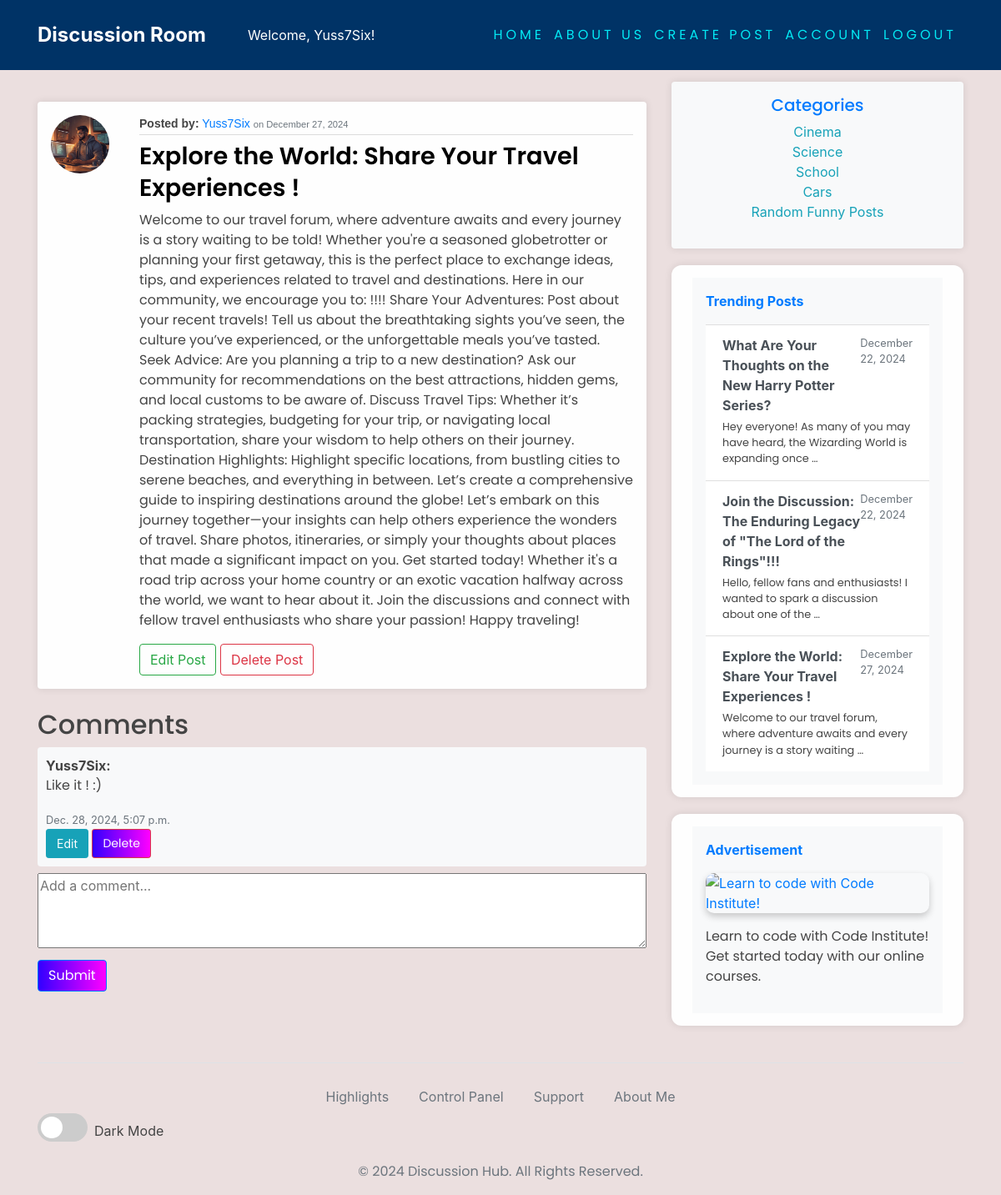
The page /post/3/ (signed in) on the database as committed earlier.
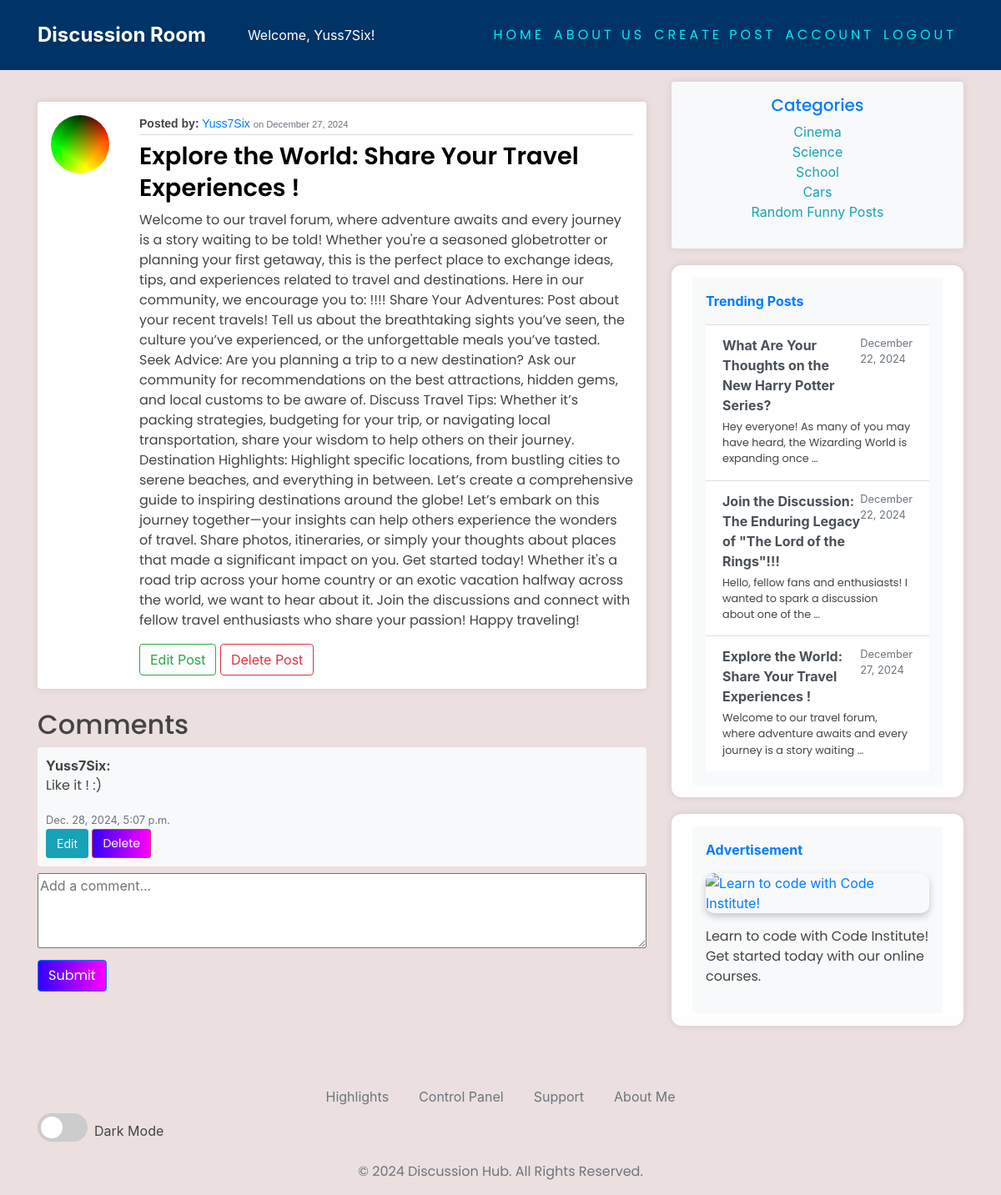
The same page on the database as committed later.
### blog/models.py (models this page shows)
class Post(models.Model):
    title = models.CharField(max_length=200)
    content = models.TextField()
    date_posted = models.DateTimeField(default=timezone.now)
    author = models.ForeignKey(User, on_delete=models.CASCADE)

### users/models.py (models this page shows, shortened)
class Account(models.Model):
    user = models.OneToOneField(User, on_delete=models.CASCADE)
    avatar = models.ImageField(default='default.jpg', upload_to='images/')

### blog/views.py (the view)
# urls.py: path('post/<int:pk>/', PostDetailView.as_view(), name="blog-detail"),
class PostDetailView(LoginRequiredMixin, DetailView):
    model = Post
    template_name = 'blog/post_detail.html'
    context_object_name = 'post'
    def get_context_data(self, **kwargs):
        context = super().get_context_data(**kwargs)
        context['comments'] = self.object.comments.all()
        context['trending_posts'] = Post.objects.order_by('?')[:5] # Include trending posts
        context['comment_form'] = CommentForm()
        return context
    def post(self, request, *args, **kwargs):
        self.object = self.get_object()
        form = CommentForm(request.POST)
        if form.is_valid():
            comment = form.save(commit=False)
            comment.post = self.object
            comment.author = request.user
            comment.save()
            messages.success(request, 'Your comment has been added!')
            return redirect('blog-detail', pk=self.object.id)
        context = self.get_context_data()
        context['comment_form'] = form
        return self.render_to_response(context)

### blog/forms.py
class CommentForm(forms.ModelForm):
    class Meta:
        model = Comment
        fields = ['content']
        widgets = {
            'content': forms.Textarea(attrs={'placeholder': 'Add a comment...', 'rows': 4}),
        }

### blog/templates/blog/post_detail.html (shortened to what this page needs)
{% extends 'base.html' %}
{% block content %}
<article class="media content-section my-4 p-3 rounded shadow-sm">
    <img class="rounded-circle article-img" src="{{ object.author.account.avatar.url }}" alt="Author's Profile Picture">
    <div class="media-body ml-3">
        <div class="article-metadata">
            <strong>Posted by:</strong>
            <a class="author-link" href="#">{{ object.author.username }}</a>
            <small class="text-muted">on {{ object.date_posted|date:"F j, Y" }}</small>
        </div>
        <h2>
            <a class="article-title" href="{% url 'blog-detail' object.id %}">{{ object.title }}</a>
        </h2>
        <p class="article-content">{{ object.content }}</p>
        {% if object.author == user %}
        <div class="action-buttons mt-3">
            <a class="btn btn-outline-success" href="{% url 'blog-update' object.id %}">Edit Post</a>
            <a class="btn btn-outline-danger" href="{% url 'blog-delete' object.id %}">Delete Post</a>
        </div>
        {% endif %}
    </div>
</article>
<h2 class="text-switch">Comments</h2>
<div id="comments-section">
    {% for comment in object.comments.all %}
    <div class="comment rounded my-2">
        <strong>{{ comment.author.username }}:</strong>
        <p class="text-switch">{{ comment.content }}</p>
        <small class="text-muted">{{ comment.created_at }}</small>
        {% if comment.author == user %}
        <div>
            <a href="{% url 'update-comment' comment.id %}" class="btn btn-info btn-sm">Edit</a>
            <form method="POST" action="{% url 'delete-comment' comment.id %}" style="display:inline;">
                <button type="submit" class="btn btn-danger btn-sm">Delete</button>
            </form>
        </div>
        {% endif %}
    </div>
    {% empty %}
    <p class="text-switch ">No comments yet.</p>
    {% endfor %}
</div>
{% if user.is_authenticated %}
<form method="POST" action="{% url 'blog-detail' object.id %}">
    <textarea name="content" class="comment-textarea" placeholder="Add a comment..." required></textarea>
    <button type="submit" class="btn btn-primary mt-2">Submit</button>
</form>
{% else %}
<p>You must be logged in to leave a comment.</p>
{% endif %}
{% endblock content %}

### templates/base.html (shortened to what the changed rows need)
{% load static %}
<!DOCTYPE html>
<html>
<head>
    <link rel="stylesheet" href="https://cdnjs.cloudflare.com/ajax/libs/font-awesome/5.15.4/css/all.min.css">
    <link rel="stylesheet" href="https://maxcdn.bootstrapcdn.com/bootstrap/4.0.0/css/bootstrap.min.css"
>
    <link rel="stylesheet" href="{% static 'css/head.css' %}">
</head>
<body>
    <main role="main" class="container">
        <div class="row">
            <div class="col-md-8">
                {% block content %}{% endblock %}
            </div>
            {% if request.path == '/' or 'post/' in request.path %}
            <div class="col-md-4">
                <div class="content-section">
                    <div class="d-flex flex-column align-items-start bg-light p-3">
                        <div class="list-group list-group-flush">
                            {% for post in trending_posts %}
                            <a href="{% url 'blog-detail' post.id %}" class="list-group-item list-group-item-action">
                                <div class="d-flex justify-content-between">
                                    <strong class="mb-1">{{ post.title }}</strong>
                                    <small class="text-muted">{{ post.date_posted|date:"F d, Y" }}</small>
                                </div>
                                <p class="mb-1 small">{{ post.content|truncatewords:15 }}</p>
                            </a>
                            {% empty %}
                            <p class="text-muted">No trending posts available.</p>
                            {% endfor %}
                        </div>
                    </div>
                </div>
            </div>
            {% endif %}
        </div>
    </main>
</body>
</html>

Rows that differ between the two databases and show on the page:
changed through a linked row, Post "Explore the World: Share Your Travel Experiences !": author.account.avatar: a different picture
